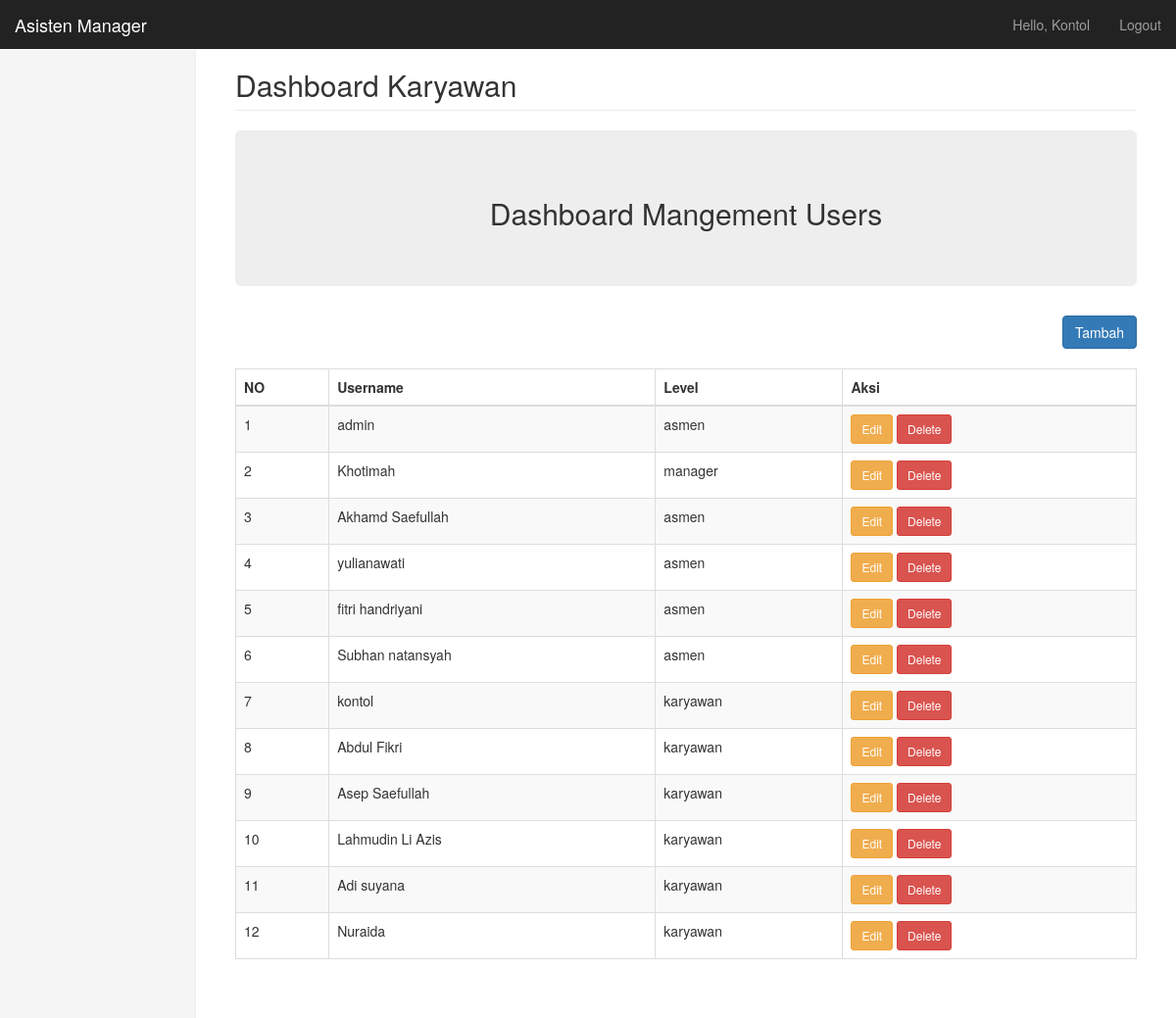
The page /asmen/users/v_index.php (signed in) on the database its author committed.
### tables this page shows
CREATE TABLE `user` (
  `id_user` int(11) NOT NULL,
  `user` varchar(50) NOT NULL,
  `pass` varchar(100) NOT NULL,
  `level` enum('asmen','karyawan','manager') NOT NULL,
  `last_login` datetime DEFAULT NULL
);

### asmen/users/v_index.php (the view, shortened to what this page needs)
<?php
    include '../../koneksi.php';
    ?>
<!DOCTYPE html>
<html lang="en">
<head>
    <link href="../../css/bootstrap.min.css" rel="stylesheet">
    <link href="../../css/dashboard.css" rel="stylesheet">
    <link href="https://cdn.datatables.net/1.10.22/css/dataTables.bootstrap.min.css" rel="stylesheet" type="text/css" />
    <link href="../../css/dataTables.tableTools.min.css" rel="stylesheet" type="text/css" />
</head>
<body>
    <nav class="navbar navbar-inverse navbar-fixed-top">
        <div class="container-fluid">
            <div class="navbar-header">
                <a class="navbar-brand" href="#">Asisten Manager</a>
            </div>
            <div id="navbar" class="navbar-collapse collapse">
                <ul class="nav navbar-nav navbar-right">
                    <li><a href="#"><?php echo "Hello, ".ucwords($_SESSION['user']);?></a></li>
                    <li><a href="../../logout.php">Logout</a></li>
                </ul>
            </div>
        </div>
    </nav>
    <div class="container-fluid">
        <div class="row">
            <div class="col-sm-3 col-md-2 sidebar">
            </div>
            <div class="col-sm-9 col-sm-offset-3 col-md-10 col-md-offset-2 main">
                <h2 class="page-header">Dashboard <?php echo ucfirst($_SESSION['level']);?></h2>
                <div class="row">
                    <div class="col-lg-12">
                        <div class="jumbotron">
                            <h2 class="text-center">Dashboard Mangement Users</h2>
                        </div>
                        <div style="text-align: right;">
                            <button class="btn btn-xl btn-primary" data-toggle="modal" data-target="#exampleModal">Tambah</button>
                        </div><br>
                        <table id="denomKertas" class="table table-bordered table-striped dataTable">
                            <thead>
                                <tr role="row">
                                    <th>NO</th>
                                    <th>Username</th>
                                    <th>Level</th>
                                    <th>Aksi</th>
                                </tr>
                            </thead>
                            <tbody>
                                <?php
                                $results = $mysqli->query("SELECT * FROM user");
                                if ($results->num_rows > 0) {
                                    $no =1;
                                    while ($row = $results->fetch_assoc()) {
                                    ?>
                                        <tr>
                                            <td><?php echo $no++; ?></td>
                                            <td><?=$row['user'] ?></td>
                                            <td><?=$row['level'] ?></td>
                                            <td>
                                                <a class="btn btn-sm btn-warning" href="v_edit.php?id_user=<?= $row['id_user']?>">Edit</a>
                                                <a class="btn btn-sm btn-danger" href="func_del_user.php?id_user=<?=$row["id_user"]?>">Delete</a>
                                            </td>
                                        </tr>
                                        <?php
                                    }
                                }
                                ?>
                            </tbody>
                        </table>
                    </div>
                </div>
                <br>
            </div>
        </div>
    </div>
</body>
</html>

### css/dashboard.css (style rules this page uses)
body { padding-top: 50px; }
.navbar-fixed-top { border: 0; }
.sidebar { display: none; }
@media (min-width: 768px) { .sidebar { position: fixed; top: 51px; bottom: 0; left: 0; z-index: 1000; display: block; padding: 20px; overflow-x: hidden; overflow-y: auto; background-color: #f5f5f5; border-right: 1px solid #eee; } }
.main { padding: 20px; }
@media (min-width: 768px) { .main { padding-right: 40px; padding-left: 40px; } }
.main .page-header { margin-top: 0; }

### rows shown on the page
user: user "admin", level "asmen"
user: user "Khotimah", level "manager"
user: user "Akhamd Saefullah", level "asmen"
user: user "yulianawati", level "asmen"
user: user "fitri handriyani", level "asmen"
user: user "Subhan natansyah", level "asmen"
user: user "kontol", level "karyawan"
user: user "Abdul Fikri", level "karyawan"
user: user "Asep Saefullah", level "karyawan"
user: user "Lahmudin Li Azis", level "karyawan"
user: user "Adi suyana", level "karyawan"
user: user "Nuraida", level "karyawan"

### other values the page prints
$_SESSION['user'] "Kontol"
$_SESSION['level'] "Karyawan"
